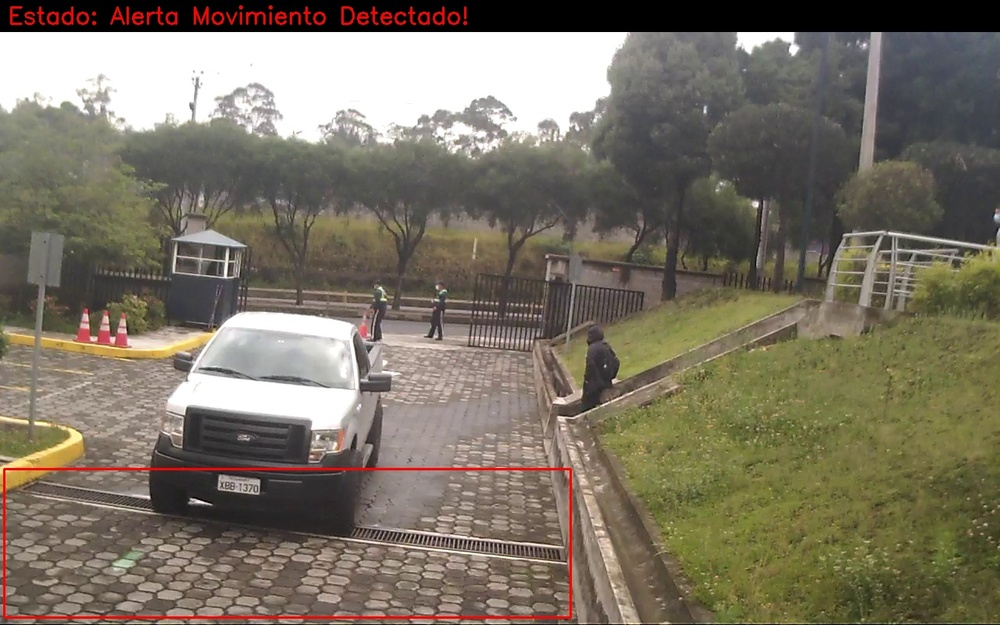
#> input picture Core/bdd/detection_2022-01-23-14_29_12.jpg, 1000 x 625 px, shrunk from 1280 x 800 before the run
$ python -i improve_image.py   (imports and definitions only)
#> lines starting #> are read from the running program, lines starting #| are printed output that depends on the picture
#> further down, picture is the input picture: shape (625, 1000, 3); mean B, G, R 100.4, 115.6, 123.2
import cv2
from scipy.ndimage import gaussian_filter
import numpy as np


def ecualizacion(img):
    img_to_yuv = cv2.cvtColor(img, cv2.COLOR_BGR2YUV)
#> img_to_yuv: shape (625, 1000, 3); mean of channels 0, 1, 2 116.2, 120.3, 134.2
    img_to_yuv[:, :, 0] = cv2.equalizeHist(img_to_yuv[:, :, 0])
#> img_to_yuv: shape (625, 1000, 3); mean of channels 0, 1, 2 125.6, 120.3, 134.2
    hist_equalization_result = cv2.cvtColor(img_to_yuv, cv2.COLOR_YUV2BGR)
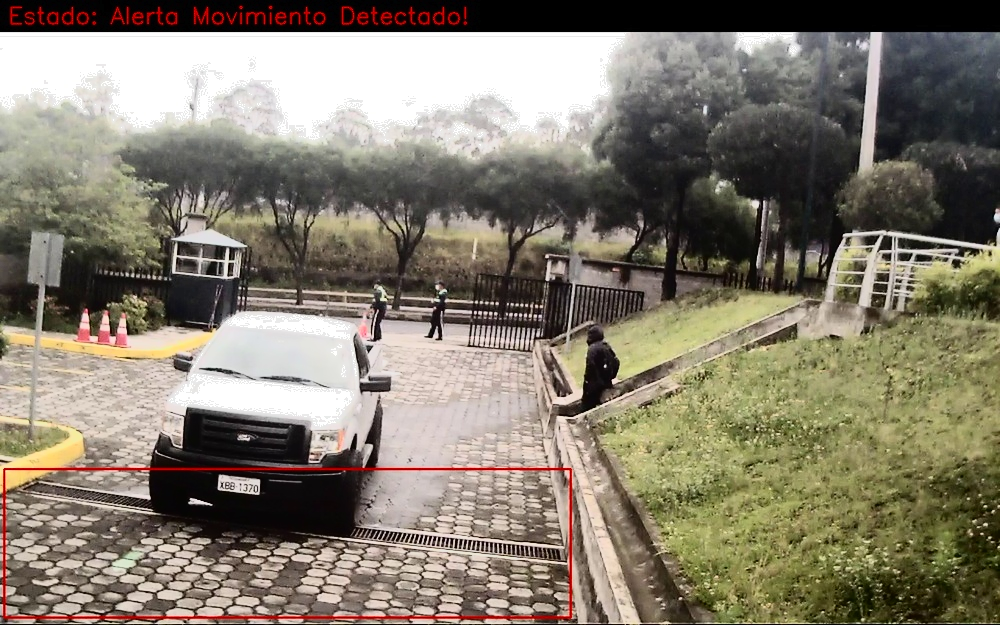
#> hist_equalization_result: shape (625, 1000, 3); mean B, G, R 110.1, 125.1, 132.6
    return hist_equalization_result


def filtro_gauissiano(img, sigma_value=0.2):
    result = gaussian_filter(img, sigma=sigma_value)  # sigma = kernel
    return result


# Debe de estar en escala de gris
def filtro_otsu(img):
    ret2, th2 = cv2.threshold(img, 200, 255, cv2.THRESH_BINARY + cv2.THRESH_OTSU)
    return th2


def erosion(img):
    kernel = np.ones((2, 2), np.uint8)
    erosion = cv2.erode(img, kernel, iterations=1)
    return erosion


def dilatacion(img):
    kernel = np.ones((2, 2), np.uint8)
    dilatacion = cv2.dilate(img, kernel, iterations=1)
    return dilatacion

>>> import cv2
>>> picture = cv2.imread('bdd/detection_2022-01-23-14_29_12.jpg')
>>> result = ecualizacion(picture)

$ run again, on Core/bdd/detection_2022-01-27-10_46_10.jpg
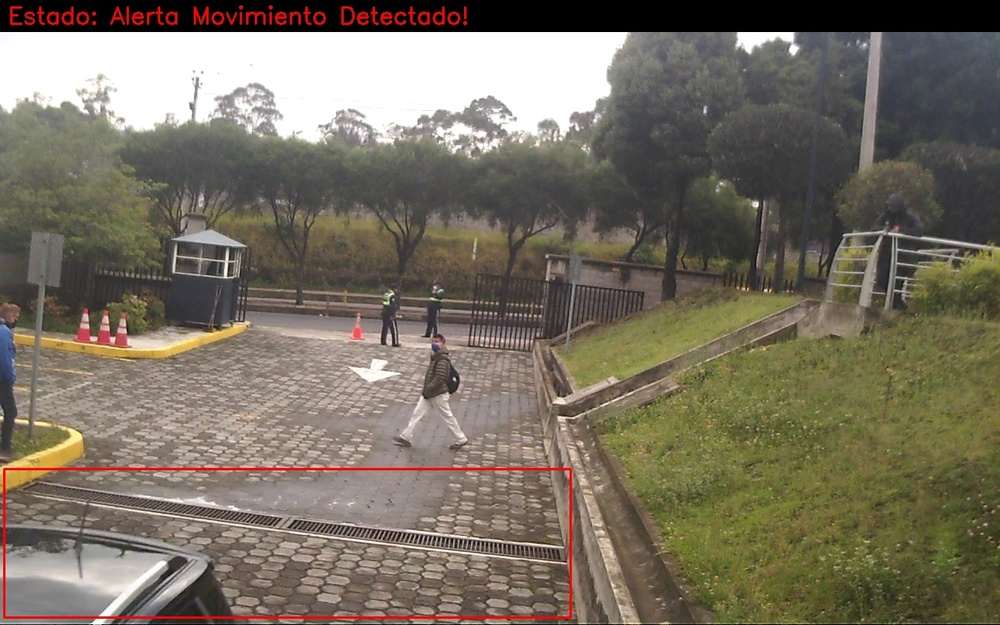
#> input picture Core/bdd/detection_2022-01-27-10_46_10.jpg, 1000 x 625 px, shrunk from 1280 x 800 before the run
#> picture is the input picture: shape (625, 1000, 3); mean B, G, R 97.6, 112.2, 120
#> in ecualizacion, `hist_equalization_result = cv2.cvtColor(img_to_yuv, cv2.COLOR_YUV2BGR)`:
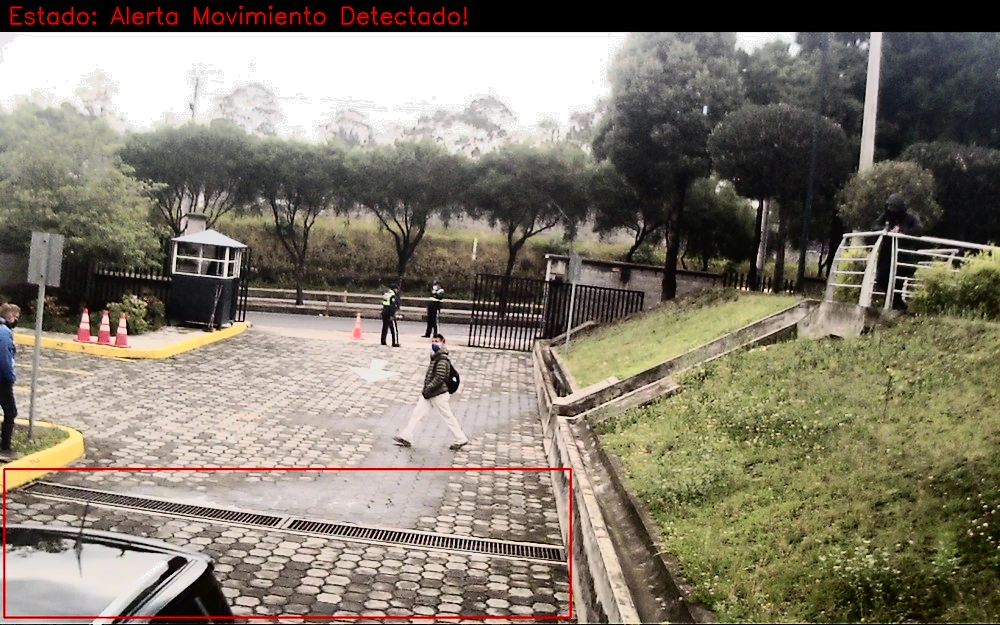
#> hist_equalization_result: shape (625, 1000, 3); mean B, G, R 110.3, 124.8, 132.4
